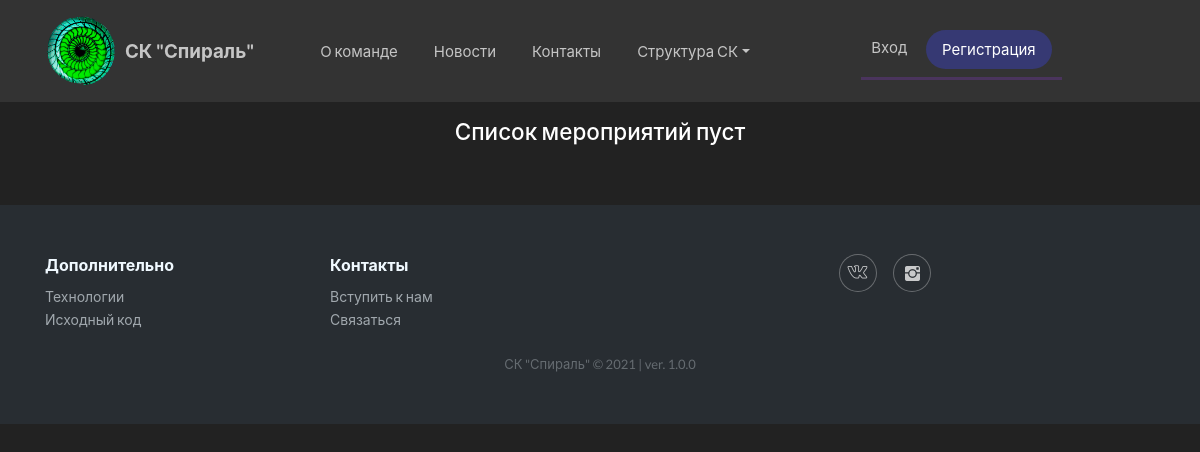
Page /events/ on the earlier database version.
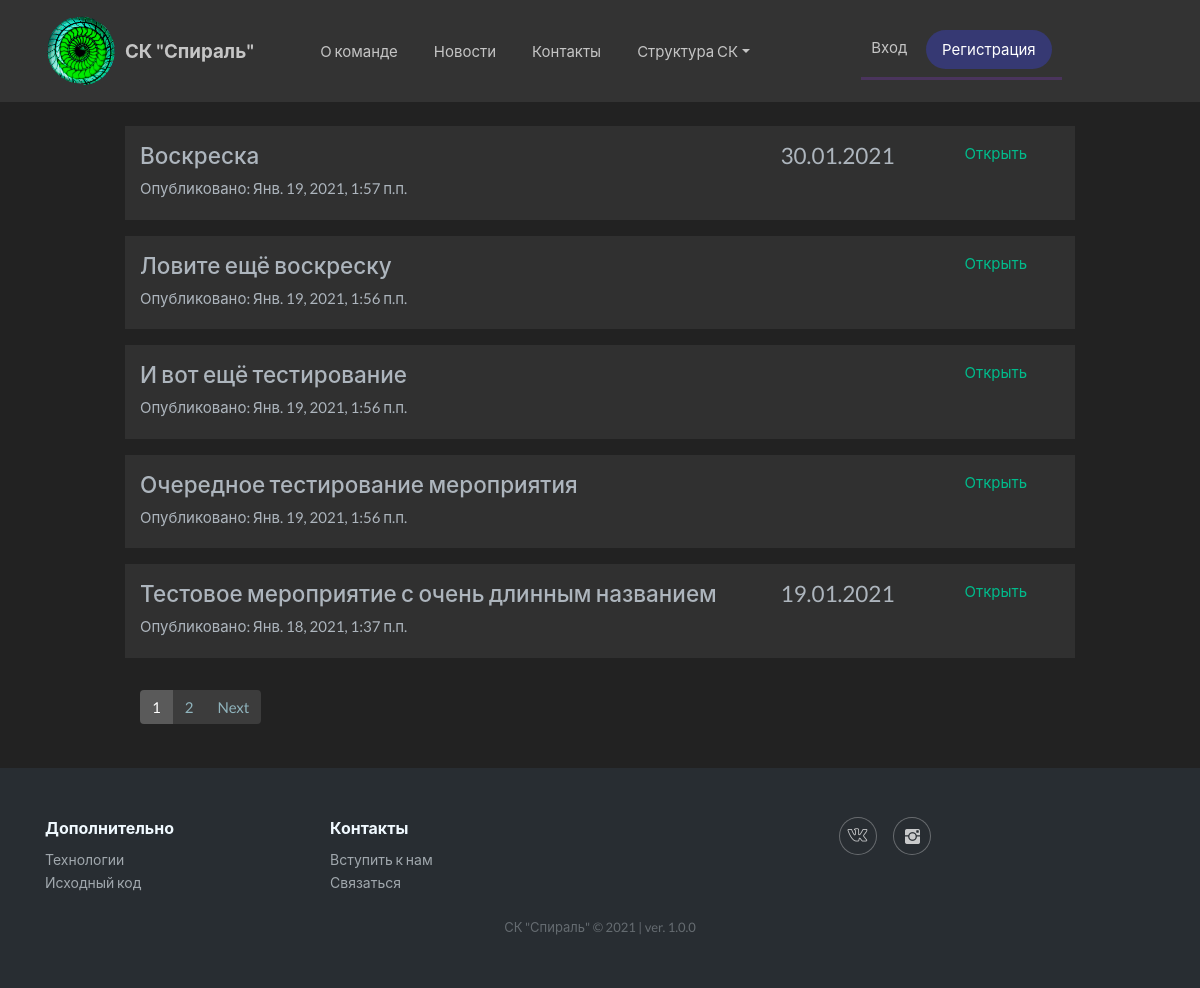
Same page on the later database version.
### events/models.py (models this page shows, shortened)
class Event(models.Model):
    name = models.CharField(max_length=128, verbose_name='Название')
    content = models.TextField(verbose_name='Описание мероприятия', blank=True, null=True)
    price = models.IntegerField(verbose_name='Стоимость', blank=True, null=True)
    is_published = models.BooleanField(default=True, verbose_name='Опубликовано')
    is_active = models.BooleanField(default=True, verbose_name='Активно')  # меняется при истечении срока
    location_description = models.CharField(max_length=128, verbose_name='Место проведения', blank=True, null=True)
    location_coord = models.CharField(max_length=128, verbose_name='Координаты', blank=True, null=True)
    meeting_point = models.CharField(max_length=128, verbose_name='Точка сбора', blank=True, null=True)
    created_at = models.DateTimeField(auto_now_add=True, verbose_name='Добавлено')
    updated_at = models.DateTimeField(auto_now=True, verbose_name='Обновлено')
    close_reg_at = models.DateTimeField(verbose_name='Окончание регистрации', blank=True, null=True)
    starting_at = models.DateTimeField(verbose_name='Начало мероприятия', blank=True, null=True)
    class Meta:
        verbose_name = 'Мероприятие'
        verbose_name_plural = 'Мероприятия'
        ordering = ['-created_at']
    def get_absolute_url(self):
        return reverse('view_events', kwargs={'pk': self.pk})

### events/views.py (the view)
# urls.py: path('', HomeEvents.as_view(), name='events_home'),
class HomeEvents(ListView, LoginRequiredMixin):
    model = Event
    template_name = 'events/events_list.html'
    context_object_name = 'events'
    paginate_by = 5
    def get_context_data(self, *, object_list=None, **kwargs):
        context = super().get_context_data(**kwargs)
        context['title'] = 'Мероприятия'
        return context
    def get_queryset(self):
        if 'user-events' in str(self.request):
            return Event.objects.filter(pk__in=self.request.user.profile.events.all().values_list('event', flat=True), userevent__user_status=0, userevent__user=self.request.user.profile)
        return Event.objects.filter(is_published=True)

### events/templates/events/events_list.html (shortened to what this page needs)
{% extends 'base.html' %}
{% block content %}
    <div class="container py-sm-3">
        {% if events.count < 1 %}
            <h4 class="text-center">Список мероприятий пуст</h4>
        {% endif %}
        <div class="row justify-content-center text-light">
            {% for event in events %}
                <div class="col-md-10 bg-dark pt-3 pb-1 my-2 ">
                    <div class="row">
                        <div class="col-md-8">
                            <h4>{{ event.name }}</h4>
                            <p>Опубликовано: {{ event.created_at }}</p>
                        </div>
                        <div class="col-md-2 d-none d-md-block text-center">
                            {% if event.starting_at %}
                                <h4>{{ event.starting_at|date:"d.m.Y" }}</h4>
                            {% endif %}
                        </div>
                        <div class="col-md-2 d-none d-md-block text-center">
                            <a href="{{ event.get_absolute_url }}">Открыть</a>
                        </div>
                    </div>
                </div>
            {% endfor %}
        </div>
        <div class="row justify-content-center text-light">
            <div class="col-md-10 pt-3 pb-1 my-2 ">
                {% include 'inc/_paginator.html' %}
            </div>
        </div>
    </div>
{% endblock %}

### templates/base.html (shortened to what this page needs)
{% load static %}
<!DOCTYPE html>
<html>
<head>
    <link rel="stylesheet" href="{% static 'bootstrap/css/bootstrap.min.css' %}">
    <link rel="stylesheet" href="{% static 'fonts/ionicons.min.css' %}">
    <link rel="stylesheet" href="{% static 'fonts/simple-line-icons.min.css' %}">
    <link rel="stylesheet" href="{% static 'css/Footer-Dark.css' %}">
    <link rel="stylesheet" href="{% static 'css/Navigation-with-Button.css' %}">
    <link rel="stylesheet" href="{% static 'css/Social-Icons.css' %}">
    <link rel="stylesheet" href="{% static 'css/styles.css' %}">
    <link rel="stylesheet" href="{% static 'css/tables.css' %}">
    <link rel="stylesheet" href="{% static 'bootstrap/css/bootstrap.min.css' %}">
    <link rel="stylesheet" href="{% static '/fonts/font-awesome.min.css' %}">
    <link rel="stylesheet" href="{% static '/css/Features-Boxed.css' %}">
    <link rel="stylesheet" href="{% static '/css/Projects-Horizontal.css' %}">
</head>
<body>
{% include 'inc/_nav.html' %}
{% block content %}CONTENT{% endblock %}
{% include 'inc/_footer.html' %}
</body>
</html>

### templates/inc/_nav.html (shortened to what this page needs)
{% load static %}
<div>
    <nav class="navbar navbar-light navbar-expand-md navigation-clean-button" style="background: #333333;">
        <div class="container">
            <div style="margin-right: 10px;"><img src="{% static 'img/Spiral.png' %}" width="70" height="70"></div>
            <a class="navbar-brand" href="{% url 'home' %}" style="color: #c5c5c5;">СК "Спираль"</a>
            <nav class="navbar navbar-dark">
            </nav>
            <div class="collapse navbar-collapse" id="navcol-1">
                <ul class="nav navbar-nav mr-auto">
                    <li class="nav-item"><a class="nav-link" href="{% url 'about_page' %}" style="color: #c5c5c5;">О команде</a></li>
                    <li class="nav-item"><a class="nav-link" href="{% url 'news_home' %}" style="color: #c5c5c5;">Новости</a></li>
                    <li class="nav-item"><a class="nav-link" target="_blank" href="https://vk.com/sk.spiral" style="color: #c5c5c5; ">Контакты</a></li>
                    <li class="nav-item dropdown"><a class="dropdown-toggle nav-link" data-toggle="dropdown"
                                                     aria-expanded="false" href="#" style="color: #c5c5c5;">Структура СК</a>
                    </li>
                </ul>
                <span class="navbar-text actions"
                      style="
                              margin-right: auto;
                              border-radius: 0;
                              padding-left: 10px;
                              padding-right: 10px;
                              border-style: none;
                              border-bottom-style: solid;
                              border-bottom-color: rgba(85,53,111,0.7);
                              border-left-color: rgba(85,53,111,0.7);"
                >
                    {% if request.user.is_authenticated %}
                        <a class="login" href="{% url 'logout' %}" style="color: #c5c5c5;">Выход</a>
                    {% else %}
                        <a class="login" href="{% url 'login' %}" style="color: #c5c5c5;">Вход</a>
                    {% endif %}
                    {% if request.user.is_authenticated %}
                        <a class="btn btn-light action-button" role="button" href="{% url 'profile' %}" style="
                            border-color: rgb(255,255,255);
                            background: rgb(54,57,115);">Профиль</a>
                    {% else %}
                        <a class="btn btn-light action-button" role="button" href="{% url 'register' %}"
                           style="border-color: rgb(93,79,132);background: rgb(54,57,115);">Регистрация</a>
                    {% endif %}
                </span>
            </div>
        </div>
    </nav>
</div>

### templates/inc/_paginator.html (shortened to what this page needs)
{% load static %}
{% if page_obj.has_other_pages %}
    <nav aria-label="...">
        <ul class="pagination">
            {% for p in page_obj.paginator.page_range %}
                {% if page_obj.number == p %}
                    <li class="page-item active" aria-current="page">
                        <a class="page-link" href="?page={{ p }}">{{ p }}
                        </a>
                    </li>
                {% elif p > page_obj.number|add:-3  and p < page_obj.number|add:3 %}
                    <li class="page-item">
                        <a class="page-link" href="?page={{ p }}">{{ p }}</a>
                    </li>
                {% endif %}
            {% endfor %}
            {% if page_obj.has_next %}
                <li class="page-item">
                    <a class="page-link" href="?page={{ page_obj.next_page_number }}">Next</a>
                </li>
            {% endif %}
        </ul>
    </nav>
{% endif %}

### templates/inc/_footer.html (shortened to what this page needs)
    <footer class="footer-dark mt-auto">
        <div class="container">
            <div class="row">
                <div class="col-sm-6 col-md-3 item">
                    <h3>Дополнительно</h3>
                    <ul>
                        <li><a href="#">Технологии</a></li>
                        <li><a href="https://github.com/chyvak357/Airsoft-team-django-site" target="_blank">Исходный код</a></li>
                    </ul>
                </div>
                <div class="col-sm-6 col-md-3 item">
                    <h3>Контакты</h3>
                    <ul>
                        <li><a href="#">Вступить к нам</a></li>
                        <li><a href="#">Связаться</a></li>
                    </ul>
                </div>
                <div class="col item social">
                    <a href="https://vk.com/sk.spiral" target="_blank"><i class="icon-social-vkontakte"></i></a>
                    <a href="https://www.instagram.com/at_spiral/" target="_blank"><i class="icon ion-social-instagram"></i></a></div>
            </div>
            <p class="copyright">СК "Спираль" © 2021  | ver. 1.0.0</p>
        </div>
    </footer>

### Airsoft/static/css/Footer-Dark.css (style rules this page uses)
.footer-dark { padding: 50px 0; color: #f0f9ff; background-color: #282d32; }
.footer-dark h3 { margin-top: 0; margin-bottom: 12px; font-weight: bold; font-size: 16px; }
.footer-dark ul { padding: 0; list-style: none; line-height: 1.6; font-size: 14px; margin-bottom: 0; }
.footer-dark ul a { color: inherit; text-decoration: none; opacity: 0.6; }
.footer-dark .item.social { text-align: center; }
.footer-dark .item.social > a { font-size: 20px; width: 36px; height: 36px; line-height: 36px; display: inline-block; text-align: center; border-radius: 50%; box-shadow: 0 0 0 1px rgba(255,255,255,0.4); margin: 0 8px; color: #fff; opacity: 0.75; }
.footer-dark .copyright { text-align: center; padding-top: 24px; opacity: 0.3; font-size: 13px; margin-bottom: 0; }

### Airsoft/static/css/Navigation-with-Button.css (style rules this page uses)
.navigation-clean-button { background: #fff; padding-top: .75rem; padding-bottom: .75rem; color: #333; border-radius: 0; box-shadow: none; border: none; margin-bottom: 0; }
@media (min-width:768px) { .navigation-clean-button { padding-top: 1rem; padding-bottom: 1rem; } }
.navigation-clean-button .navbar-brand { font-weight: bold; color: inherit; }
.navigation-clean-button .navbar-collapse, .navigation-clean-button .form-inline { border-top-color: #ddd; }
.navigation-clean-button.navbar .navbar-nav .nav-link { padding-left: 18px; padding-right: 18px; }
.navigation-clean-button.navbar-light .navbar-nav .nav-link { color: #465765; }
.navigation-clean-button .actions .login { margin-right: 1rem; text-decoration: none; color: #465765; }
.navigation-clean-button .navbar-text .action-button, .navigation-clean-button .navbar-text .action-button:active, .navigation-clean-button .navbar-text .action-button:hover { background: #56c6c6; border-radius: 20px; font-size: inherit; color: #fff; box-shadow: none; border: none; text-shadow: none; padding: .5rem 1rem; transition: background-color 0.25s; font-size: inherit; }

### Airsoft/static/css/styles.css (style rules this page uses)
.pagination > li > a { background-color: #3c3c3c; color: #90b4bd; }
.pagination > .active > a { color: white; background-color: #5a5a5a !Important; }

Differences in the rows shown:
added Event: name "Воскреска", created_at "Янв. 19, 2021, 1:57 п.п.", starting_at "30.01.2021"
added Event: name "Ловите ещё воскреску", created_at "Янв. 19, 2021, 1:56 п.п."
added Event: name "И вот ещё тестирование", created_at "Янв. 19, 2021, 1:56 п.п."
added Event: name "Очередное тестирование мероприятия", created_at "Янв. 19, 2021, 1:56 п.п."
added Event: name "Тестовое мероприятие с очень длинным названием", created_at "Янв. 18, 2021, 1:37 п.п.", starting_at "19.01.2021"
Other differences:
new list line: "1"
new list line: "2"
text no longer shown: "Список мероприятий пуст"
text now shown: "Next"
